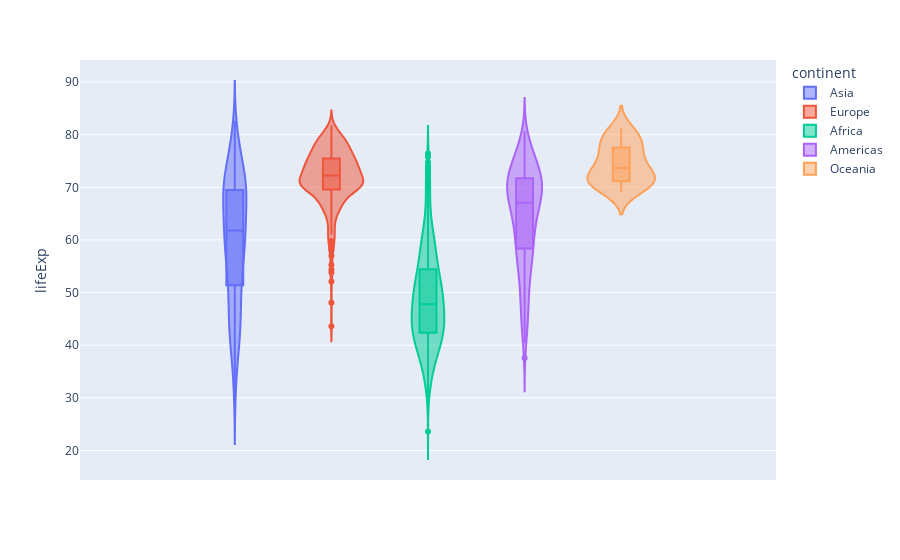

The cell this chart's notebook holds for it:
### Markdown cell above
### Violin plot

### Code cell
px.violin(data_frame= gapminder, y = 'lifeExp', color = 'continent', box=True)

### Figure 1 — Plotly figure (JSON) as saved in the notebook; plotly's stock layout.template omitted (floating-point values rounded to 4 significant figures; data arrays with more than 128 entries replaced by an {"elided": "..."} marker saying what was removed)
{"data": [{"alignmentgroup": "True", "box": {"visible": true}, "hovertemplate": "continent=Asia<br>lifeExp=%{y}<extra></extra>", "legendgroup": "Asia", "marker": {"color": "#636efa"}, "name": "Asia", "offsetgroup": "Asia", "orientation": "v", "scalegroup": "True", "showlegend": true, "type": "violin", "x0": " ", "xaxis": "x", "y": {"elided": "396 float values"}, "y0": " ", "yaxis": "y"}, {"alignmentgroup": "True", "box": {"visible": true}, "hovertemplate": "continent=Europe<br>lifeExp=%{y}<extra></extra>", "legendgroup": "Europe", "marker": {"color": "#EF553B"}, "name": "Europe", "offsetgroup": "Europe", "orientation": "v", "scalegroup": "True", "showlegend": true, "type": "violin", "x0": " ", "xaxis": "x", "y": {"elided": "360 float values"}, "y0": " ", "yaxis": "y"}, {"alignmentgroup": "True", "box": {"visible": true}, "hovertemplate": "continent=Africa<br>lifeExp=%{y}<extra></extra>", "legendgroup": "Africa", "marker": {"color": "#00cc96"}, "name": "Africa", "offsetgroup": "Africa", "orientation": "v", "scalegroup": "True", "showlegend": true, "type": "violin", "x0": " ", "xaxis": "x", "y": {"elided": "624 float values"}, "y0": " ", "yaxis": "y"}, {"alignmentgroup": "True", "box": {"visible": true}, "hovertemplate": "continent=Americas<br>lifeExp=%{y}<extra></extra>", "legendgroup": "Americas", "marker": {"color": "#ab63fa"}, "name": "Americas", "offsetgroup": "Americas", "orientation": "v", "scalegroup": "True", "showlegend": true, "type": "violin", "x0": " ", "xaxis": "x", "y": {"elided": "300 float values"}, "y0": " ", "yaxis": "y"}, {"alignmentgroup": "True", "box": {"visible": true}, "hovertemplate": "continent=Oceania<br>lifeExp=%{y}<extra></extra>", "legendgroup": "Oceania", "marker": {"color": "#FFA15A"}, "name": "Oceania", "offsetgroup": "Oceania", "orientation": "v", "scalegroup": "True", "showlegend": true, "type": "violin", "x0": " ", "xaxis": "x", "y": [69.12, 70.33, 70.93, 71.1, 71.93, 73.49, 74.74, 76.32, 77.56, 78.83, 80.37, 81.23, 69.39, 70.26, 71.24, 71.52, 71.89, 72.22, 73.84, 74.32, 76.33, 77.55, 79.11, 80.2], "y0": " ", "yaxis": "y"}], "layout": {"legend": {"title": {"text": "continent"}, "tracegroupgap": 0}, "margin": {"t": 60}, "violinmode": "group", "xaxis": {"anchor": "y", "domain": [0, 1]}, "yaxis": {"anchor": "x", "domain": [0, 1], "title": {"text": "lifeExp"}}}}
